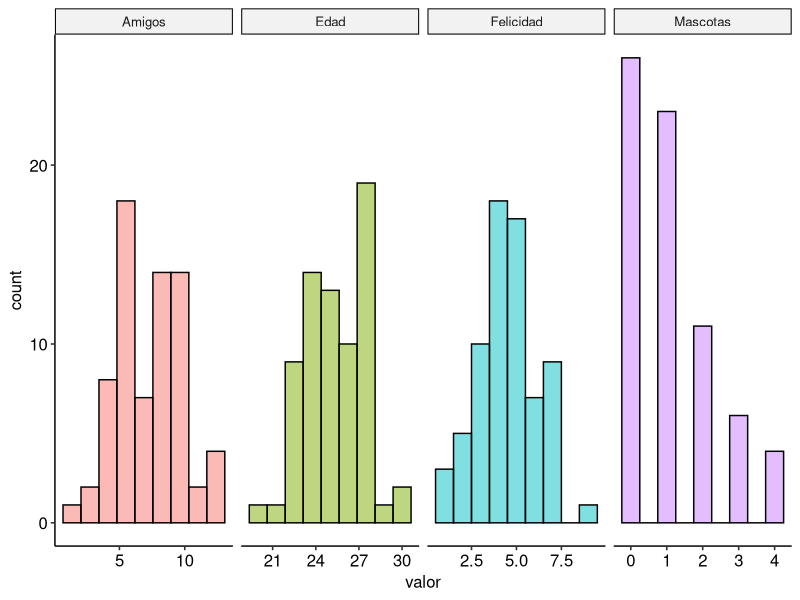
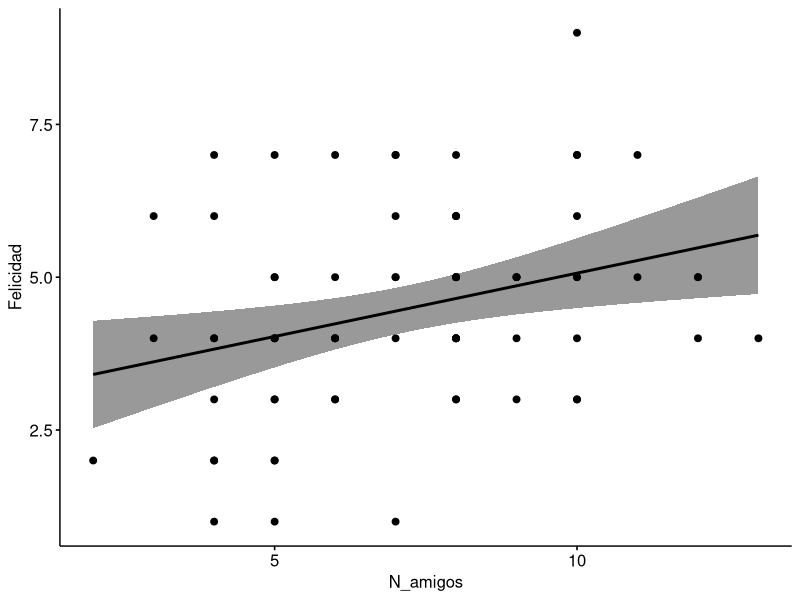
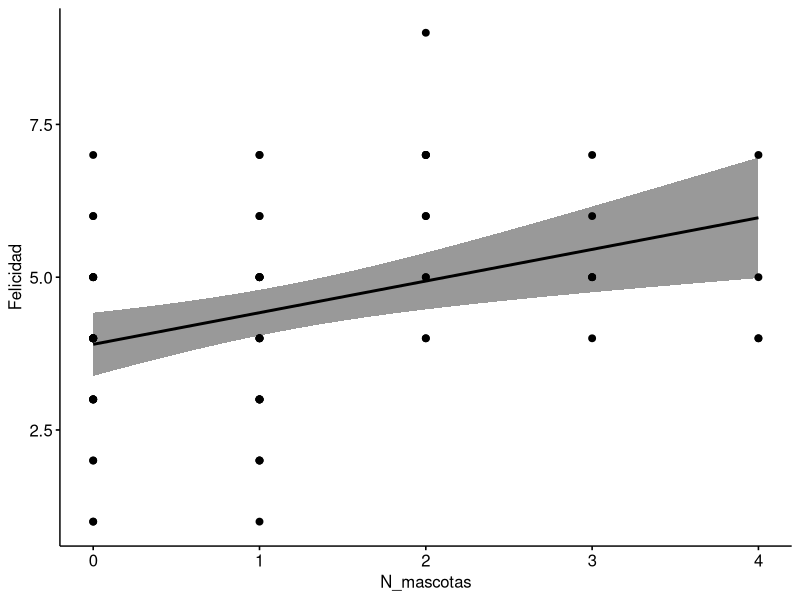

R code for these plots, in order:
# Establecer la semilla
library(ggpubr)
library(tidyr)
set.seed(30) 

# Leer el archivo CSV
data <- read.csv("datos-felicidad.csv")  # Reemplaza por la ruta de tu archivo
data$Sexo <- ifelse(data$Sexo == "mujer", 0, 1) # Transformar sexo a variable numérica

# Obtener una muestra aleatoria de 70 elementos
muestra <- data[sample(nrow(data), 70), ]


# Crear la muestra de control con los elementos que no están en la muestra
muestra_control <- data[!(1:nrow(data) %in% rownames(muestra)), ]

# Variable dependiente: Felicidad
# Variables predictoras: Edad, n de amigos, n de mascotas
# Variable de control: Sexo

# Crear el dataframe con las variables de interés
df <- data.frame(
  Felicidad = muestra$Felicidad,
  Edad = muestra$Edad,
  Amigos = muestra$N_amigos,
  Mascotas = muestra$N_mascotas
)

# Convertir a formato largo
df_long <- pivot_longer(df, 
                        cols = everything(),
                        names_to = "variable", 
                        values_to = "valor")

# Crear el histograma
p <- gghistogram(
  df_long,
  x = "valor",
  fill = "variable",
  bins = 9
) +
  facet_grid(~ variable, scales = "free_x") +
  theme_pubr() +
  theme(legend.position = "none")

print(p)

print(cor(muestra))

df_amigos <- muestra[, c("N_amigos", "Felicidad")]
df_mascotas <- muestra[, c("N_mascotas", "Felicidad")]

# Veamos si hay una relación lineal entre estas variables.
g_felicidad_amigos <- ggscatter(df_amigos, x = "N_amigos", y = "Felicidad",
                                add = "reg.line",
                                conf.int = TRUE)

print(g_felicidad_amigos)

g_felicidad_mascotas <- ggscatter(df_mascotas, x = "N_mascotas", y = "Felicidad",
                                  add = "reg.line",
                                  conf.int = TRUE)
print(g_felicidad_mascotas)

modelo_amigos <- lm(Felicidad ~ N_amigos, muestra)
cat("\n\n")
cat("Modelo directo 'n de amigos' --> 'felicidad'\n")
cat("--------------------------------------------\n")
print(summary(modelo_amigos))

modelo_mascotas <- lm(Felicidad ~ N_mascotas, muestra)
cat("\n\n")
cat("Modelo directo 'n de mascotas' --> 'felicidad'\n")
cat("--------------------------------------------\n")
print(summary(modelo_mascotas))